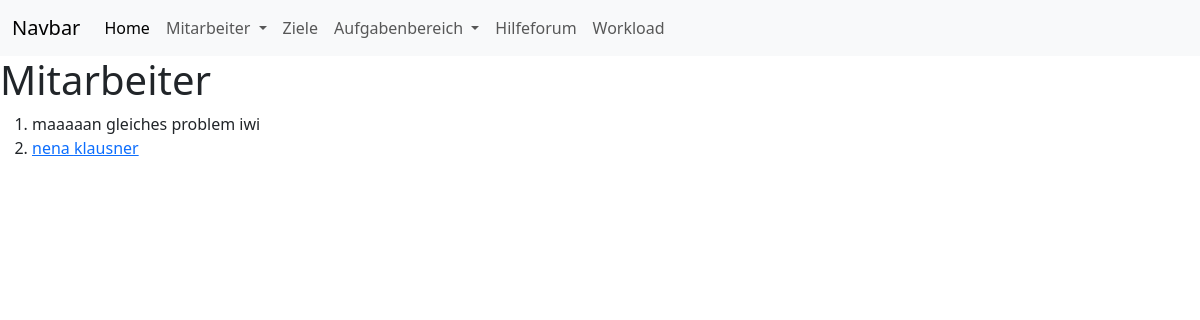
The app's page /alle_mitarbeiter/, older data.
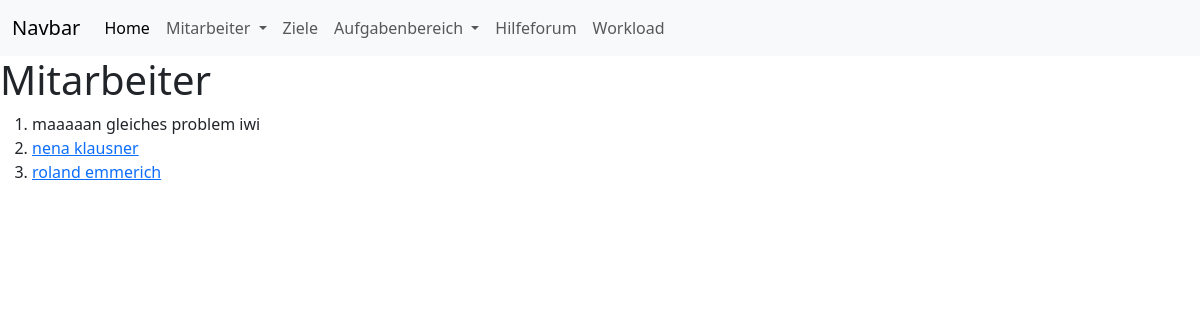
The same page, newer data.
### mitarbeiter/models.py (models this page shows, shortened)
class Mitarbeiter(models.Model):
    vorname = models.CharField(max_length=30)
    nachname = models.CharField(max_length=30)
    profilbild = models.ImageField(upload_to='images/')  # 'images/' is the upload directory --> in settings.py muss dafür MEDIA_ROOT und MEDIA_URL angelegt werden --> außerdem muss dafür pillow zur venv heruntergeladen werden = eine library, die image processing capabilities bietet

### mitarbeiter/views.py (the view)
# urls.py: path('', include('mitarbeiter.urls')),
def mitarbeiter(request):
    alle_mitarbeiter = Mitarbeiter.objects.all().values()           #Objekt mit allen Werten des Member-models wird erstellt
    context = {
        'alle_mitarbeiter' : alle_mitarbeiter,
    }
    return render(request,'alle_mitarbeiter.html', context)

### mitarbeiter/templates/alle_mitarbeiter.html (shortened to what this page needs)
<!DOCTYPE html>
<html lang="en">
<head>
    {% load bootstrap5 %}
    {% bootstrap_css %}
</head>
<body>
<nav class="navbar navbar-expand-lg bg-body-tertiary">
  <div class="container-fluid">
    <a class="navbar-brand" href="#">Navbar</a>
    <div class="collapse navbar-collapse" id="navbarNavDropdown">
      <ul class="navbar-nav">
        <li class="nav-item">
          <a class="nav-link active" aria-current="page" href="#">Home</a>
        </li>
        <li class="nav-item dropdown">
          <a class="nav-link dropdown-toggle" href="#" role="button" data-bs-toggle="dropdown" aria-expanded="false">
            Mitarbeiter
          </a>
        <li class="nav-item">
          <a class="nav-link" href="#">Ziele</a>
        </li>
        <li class="nav-item dropdown">
          <a class="nav-link dropdown-toggle" href="#" role="button" data-bs-toggle="dropdown" aria-expanded="false">
            Aufgabenbereich
          </a>
            </li>
          </ul>
          <li class="nav-item">
            <a class="nav-link" href="#">Hilfeforum</a>
          </li>
        <li class="nav-item">
          <a class="nav-link" href="#">Workload</a>
        </li>
    </div>
  </div>
</nav>
<h1>Mitarbeiter</h1>
<ol>
  <li>maaaaan gleiches problem iwi</li>
    {% for x in alle_mitarbeiter %}
      <li><a href="details/{{ x.id }}">{{ x.vorname }} {{ x.nachname }}</a></li>
    {% endfor %}
  </ol>
</body>
</html>

Row changes from the older to the newer data that the page shows:
added Mitarbeiter: vorname "roland", nachname "emmerich"
